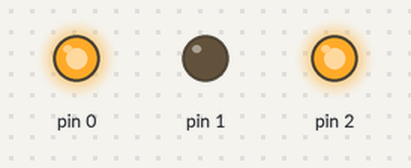
The sketch below on a simulated Arduino Uno, built with avr-gcc and run on an emulated ATmega328P. On the bench: output pins drawn as LEDs (lit = HIGH).

Above: at 0.1 s.
Timing chart, 0 to 1.6 s (numbered marks = the images above):
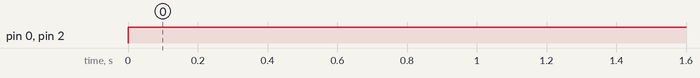

Measured:
- by itself, pin 0, pin 2: LOW → HIGH at 0.00 s

The sketch:

test.ino
```cpp
void setup() {
    // Setup pins for the loop test.
    pinMode(0, OUTPUT);
    pinMode(1, OUTPUT);
    pinMode(2, OUTPUT);
}

int value = 0;
void loop() {
    if (value != micros()) {
        digitalWrite(0, HIGH);
    }
    if (micros() == 10) {
        digitalWrite(1, HIGH);
    }
    // Check if the interpret don't go too far in time.
    if (micros() > 10) {
        digitalWrite(2, HIGH);
    }
    value++;
}
```
